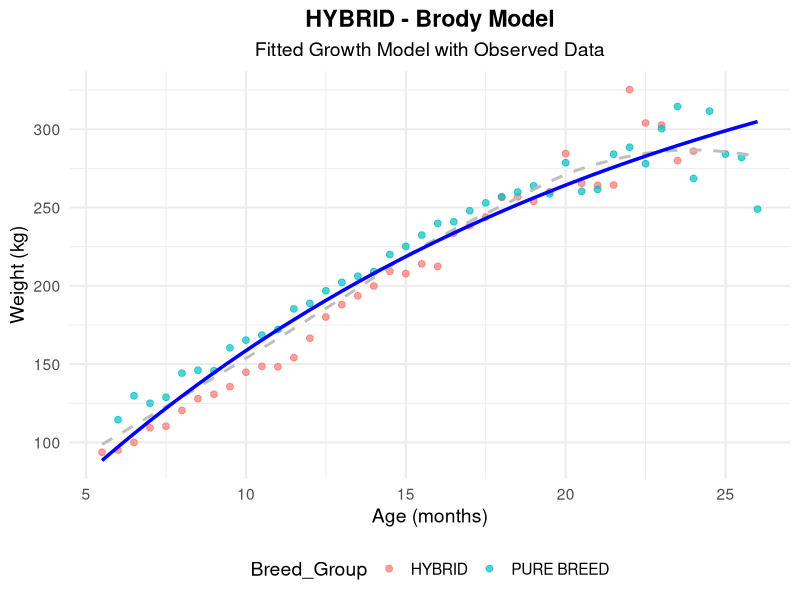
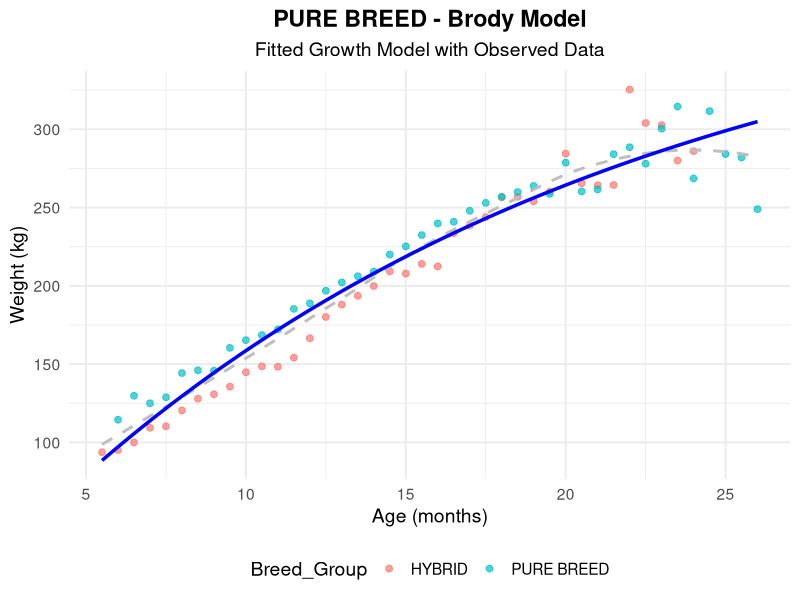
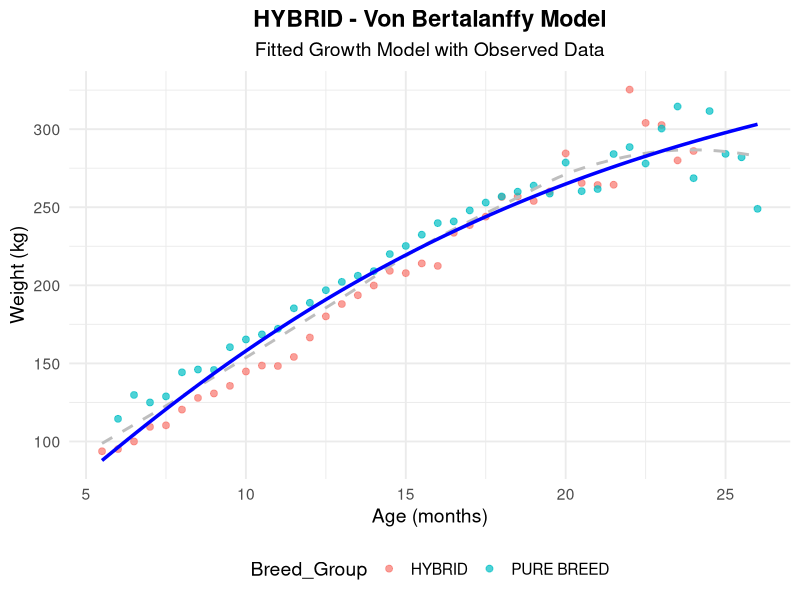
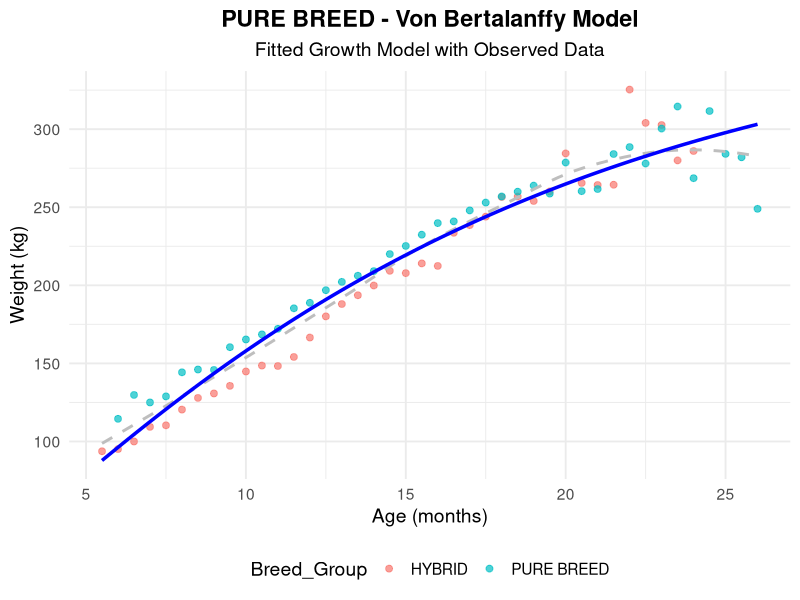
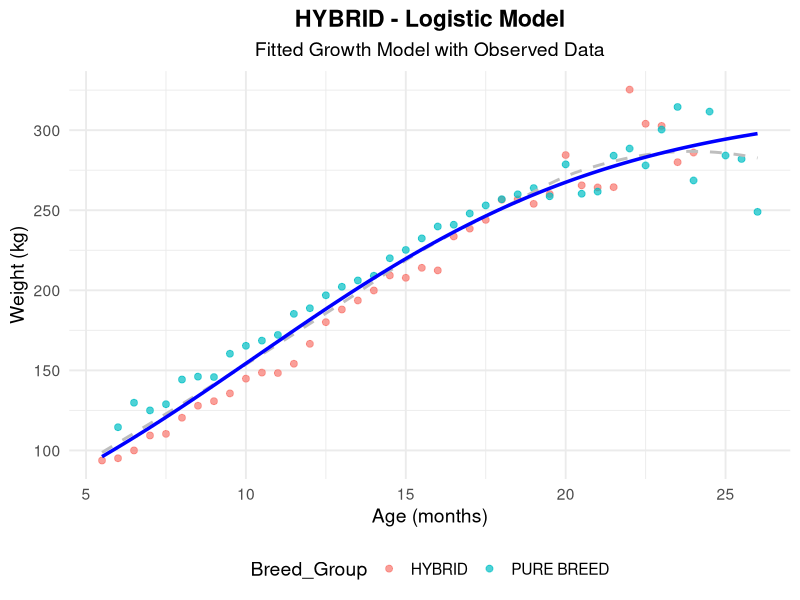
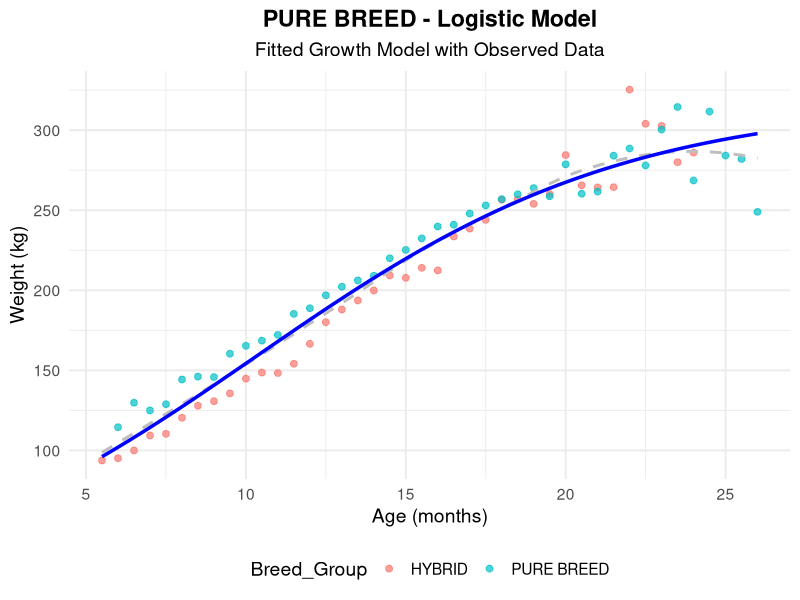

The R script that drew these images, in order:
## ---- chunk 1
knitr::opts_chunk$set(echo = TRUE)
## ---- chunk 2
# Set CRAN mirror
options(repos = c(CRAN = "https://cloud.r-project.org/"))
## ---- chunk 3
# Step 1 : Install necessary packages
install.packages(c("minpack.lm", "tidyverse", "readxl"))
## ---- chunk 4
# STEP 2 : Load necessary libraries
library(nlme)
library(minpack.lm)
library(ggplot2)
library(dplyr)
library(readxl)
library(tidyr)
## ---- chunk 5
# Load dataset
cattle_data <- read_excel("cattle_dataset.xlsx")

# View the imported data
head(cattle_data) 

# Inspect data structure
str(cattle_data)
## ---- chunk 6
# Display any rows with non-finite values for diagnostic purposes
non_finite_rows <- cattle_data %>%
  filter(
    !is.finite(Age_Months) |  # Check for non-finite Age
    !is.finite(Weight_Kg) # Check for non-finite Weight
  )

if (nrow(non_finite_rows) > 0) {
  message("Non-finite values detected. Below are the rows with issues:")
  print(non_finite_rows)
} else {
  message("No non-finite values detected.")
}

# Check for missing values
cat("Missing Values:\n")
print(colSums(is.na(cattle_data)))

# Check for duplicate rows
cat("Duplicate Rows:\n")
print(nrow(cattle_data) - nrow(distinct(cattle_data)))

# Check for outliers using Z-score method
z_scores_Weight <- scale(cattle_data$Weight_Kg)
outliers_Weight <- which(abs(z_scores_Weight) > 3)
cat("Outliers Detected (Weight):\n")
print(outliers_Weight)

z_scores_age <- scale(cattle_data$Age_Months)
outliers_age <- which(abs(z_scores_age) > 3)
cat("Outliers Detected (Age):\n")
print(outliers_age)
## ---- chunk 7
# Summary statistics for each variable
cat("Summary Statistics:\n")
print(summary(cattle_data))
## ---- chunk 8
# Define growth model equations
brody_model <- function(Age_Months, A, B, k) A * (1 - B * exp(-k * Age_Months))
vonB_model <- function(Age_Months, A, B, k) A * (1 - exp(-k * Age_Months))^B
log_model <- function(Age_Months, A, B, k) A / (1 + B * exp(-k * Age_Months))
## ---- chunk 9
# Fit models for each group
fit_model <- function(model_func, data) {
  nlsLM(Weight_Kg ~ model_func(Age_Months, A, B, k), 
        data = cattle_data,
        start = list(A = 730, B = 0.5, k = 0.01),
        control = nls.lm.control(maxiter = 1000))
}


fits <- cattle_data %>% 
  group_by(Breed_Group) %>% 
  summarise(
    brody = list(fit_model(brody_model, pick(everything()))),
    vonB = list(fit_model(vonB_model, pick(everything()))),
    log = list(fit_model(log_model, pick(everything())))
  )
print(fits)
## ---- chunk 10
extract_params <- function(model) {
  summary(model)$coefficients
}

params <- fits %>% 
  mutate(
    brody_params = lapply(brody, extract_params),
    vonB_params = lapply(vonB, extract_params),
    log_params = lapply(log, extract_params)
  )

params_upd <- as.data.frame(lapply(params, function(x) {
  gsub("[^[:print:]]", "", x)
}))

# Extract only the required parameter columns
params_selected <- params_upd %>%
  select(brody_params, vonB_params, log_params) %>%     # Keep only parameter columns
  mutate(
    brody_params = sapply(brody_params, paste, collapse = ", "),  # Convert lists to strings
    vonB_params  = sapply(vonB_params, paste, collapse = ", "),  
    log_params   = sapply(log_params, paste, collapse = ", ")   
  )

# Print the filtered and formatted results
print(params_selected)
## ---- chunk 11
compare_models <- function(model) {
  # Handle non-converged models
  if (!model$convInfo$isConv) {
    return(c(AIC = NA, BIC = NA, R2 = NA))
  }
  
  # Extract residuals and fitted values using functions
  residuals <- model$m$resid()  # Residuals
  fitted <- model$m$fitted()   # Fitted values
  
  # Calculate actual values as fitted + residuals
  actuals <- fitted + residuals

  # Compute metrics
  AIC_val <- AIC(model)
  BIC_val <- BIC(model)
  R2_val <- 1 - sum(residuals^2) / sum((actuals - mean(actuals))^2)

  return(c(AIC = AIC_val, BIC = BIC_val, R2 = R2_val))
}

# Extract metrics for each model and ensure numeric values are displayed
model_metrics <- fits %>% 
  rowwise() %>% 
  mutate(
    brody_metrics = list(as.numeric(compare_models(brody))),  # Convert to numeric vector
    vonB_metrics  = list(as.numeric(compare_models(vonB))),
    log_metrics   = list(as.numeric(compare_models(log)))
  ) %>%
  unnest_wider(brody_metrics, names_sep = "_") %>%  # Flatten metrics into separate columns
  unnest_wider(vonB_metrics, names_sep = "_") %>%
  unnest_wider(log_metrics, names_sep = "_") %>%
  ungroup()

# Print the cleaned-up metrics
print(model_metrics)
## ---- chunk 12
# Function to check convergence
check_convergence <- function(model) {
  if (is.null(model)) return(data.frame(Status = "Error: Model is NULL"))
  
  conv_info <- tryCatch(model$convInfo, error = function(e) NULL)
  if (is.null(conv_info)) return(data.frame(Status = "Error: No convergence info"))
  
  residuals <- tryCatch(residuals(model), error = function(e) NA)
  fitted <- tryCatch(fitted(model), error = function(e) NA)
  actuals <- fitted + residuals
  
  # Calculate R2 if residuals and fitted values are valid
  R2 <- if (!anyNA(residuals) && !anyNA(fitted)) {
    1 - sum(residuals^2) / sum((actuals - mean(actuals))^2)
  } else {
    NA
  }
  
  # Return details as a data frame
  data.frame(
    Status = if (conv_info$isConv) "Converged" else "Not Converged",
    Iterations = conv_info$finIter,
    Tolerance = conv_info$finTol,
    StopCode = conv_info$stopCode,
    StopMessage = conv_info$stopMessage,
    R2 = R2
  )
}

# Extract coefficients
extract_coefficients <- function(model) {
  tryCatch(as.numeric(coef(model)), error = function(e) NA)
}

# Apply convergence checks and extract details
convergence_results <- fits %>%
  rowwise() %>%
  mutate(
    brody_check = list(check_convergence(brody)),
    vonB_check = list(check_convergence(vonB)),
    log_check = list(check_convergence(log)),
    brody_coeff = list(extract_coefficients(brody)),
    vonB_coeff = list(extract_coefficients(vonB)),
    log_coeff = list(extract_coefficients(log))
  ) %>%
  unnest_wider(brody_check, names_sep = "_") %>%  # Flatten convergence details
  unnest_wider(vonB_check, names_sep = "_") %>%
  unnest_wider(log_check, names_sep = "_") %>%
  unnest_longer(brody_coeff, values_to = "Brody_Param") %>% # Convert coefficients to rows
  unnest_longer(vonB_coeff, values_to = "vonB_Param") %>%
  unnest_longer(log_coeff, values_to = "Log_Param") %>%
  ungroup()

# Print results
print(convergence_results)
## ---- chunk 13
plot_growth <- function(model_func, model, data, title) {
  # Prepare prediction data
  pred_data <- data.frame(Age_Months = seq(min(data$Age_Months), max(data$Age_Months), length.out = 100))
  pred_data$Weight_Kg <- predict(model, newdata = pred_data)
  
  # Create plot
  ggplot(data, aes(x = Age_Months, y = Weight_Kg, color = Breed_Group)) +
    geom_point(size = 2, alpha = 0.7) +
    geom_smooth(method = "loess", se = FALSE, color = "grey", linetype = "dashed") +
    geom_line(data = pred_data, aes(x = Age_Months, y = Weight_Kg), linewidth = 1.2, color = "blue") +
    labs(
      title = title, 
      subtitle = "Fitted Growth Model with Observed Data",
      x = "Age (months)", 
      y = "Weight (kg)"
    ) +
    theme_minimal(base_size = 14) +
    theme(
      plot.title = element_text(hjust = 0.5, face = "bold"),
      plot.subtitle = element_text(hjust = 0.5),
      legend.position = "bottom"
    )
}

plots <- fits %>% 
  rowwise() %>% 
  mutate(
    brody_plot = list(plot_growth(brody_model, brody, cattle_data, paste((Group = factor(Breed_Group)), "- Brody Model"))),
    vonB_plot = list(plot_growth(vonB_model, vonB, cattle_data, paste((Group = factor(Breed_Group)), "- Von Bertalanffy Model"))),
    log_plot = list(plot_growth(log_model, log, cattle_data, paste((Group = factor(Breed_Group)), "- Logistic Model")))
  )
## ---- chunk 14
for (plot_data in plots$brody_plot) print(plot_data)
for (plot_data in plots$vonB_plot) print(plot_data)
for (plot_data in plots$log_plot) print(plot_data)
